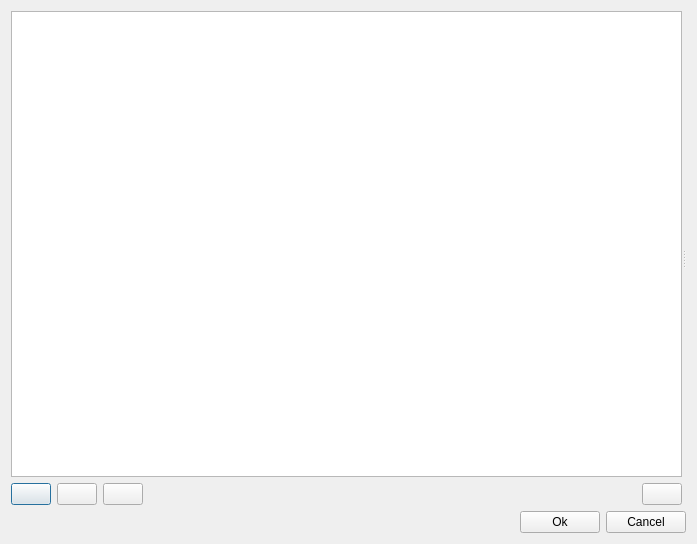
<?xml version="1.0" encoding="UTF-8"?>
<ui version="4.0">
 <class>ezQtAssetProfilesDlg</class>
 <widget class="QDialog" name="ezQtAssetProfilesDlg">
  <property name="geometry">
   <rect>
    <x>0</x>
    <y>0</y>
    <width>697</width>
    <height>544</height>
   </rect>
  </property>
  <property name="windowTitle">
   <string>Asset Profiles</string>
  </property>
  <property name="windowIcon">
   <iconset resource="../QtResources/resources.qrc">
    <normaloff>:/EditorFramework/Icons/AssetProfiles16.png</normaloff>:/EditorFramework/Icons/AssetProfiles16.png</iconset>
  </property>
  <layout class="QVBoxLayout" name="verticalLayout_3">
   <item>
    <widget class="QSplitter" name="splitter">
     <property name="orientation">
      <enum>Qt::Horizontal</enum>
     </property>
     <widget class="QWidget" name="layoutWidget">
      <layout class="QVBoxLayout" name="verticalLayout">
       <item>
        <widget class="ezQtDocumentTreeView" name="Tree"/>
       </item>
       <item>
        <layout class="QHBoxLayout" name="horizontalLayout_2">
         <item>
          <widget class="QPushButton" name="AddButton">
           <property name="toolTip">
            <string>Add an asset profile.</string>
           </property>
           <property name="text">
            <string/>
           </property>
           <property name="icon">
            <iconset resource="../../../Code/Tools/GuiFoundation/QtResources/resources.qrc">
             <normaloff>:/GuiFoundation/Icons/Add16.png</normaloff>:/GuiFoundation/Icons/Add16.png</iconset>
           </property>
          </widget>
         </item>
         <item>
          <widget class="QPushButton" name="DeleteButton">
           <property name="toolTip">
            <string>Remove the selected asset profile.</string>
           </property>
           <property name="text">
            <string/>
           </property>
           <property name="icon">
            <iconset resource="../../../Code/Tools/GuiFoundation/QtResources/resources.qrc">
             <normaloff>:/GuiFoundation/Icons/Delete16.png</normaloff>:/GuiFoundation/Icons/Delete16.png</iconset>
           </property>
          </widget>
         </item>
         <item>
          <widget class="QPushButton" name="RenameButton">
           <property name="toolTip">
            <string>Rename the selected asset profile.</string>
           </property>
           <property name="text">
            <string/>
           </property>
           <property name="icon">
            <iconset resource="../../../Code/Tools/GuiFoundation/QtResources/resources.qrc">
             <normaloff>:/GuiFoundation/Icons/Rename16.png</normaloff>:/GuiFoundation/Icons/Rename16.png</iconset>
           </property>
          </widget>
         </item>
         <item>
          <spacer name="horizontalSpacer_2">
           <property name="orientation">
            <enum>Qt::Horizontal</enum>
           </property>
           <property name="sizeHint" stdset="0">
            <size>
             <width>40</width>
             <height>20</height>
            </size>
           </property>
          </spacer>
         </item>
         <item>
          <widget class="QPushButton" name="SwitchToButton">
           <property name="toolTip">
            <string>Switch to the selected asset profile.</string>
           </property>
           <property name="text">
            <string/>
           </property>
           <property name="icon">
            <iconset resource="../QtResources/resources.qrc">
             <normaloff>:/EditorFramework/Icons/AssetProfiles16.png</normaloff>:/EditorFramework/Icons/AssetProfiles16.png</iconset>
           </property>
          </widget>
         </item>
        </layout>
       </item>
      </layout>
     </widget>
     <widget class="QWidget" name="layoutWidget1">
      <layout class="QVBoxLayout" name="verticalLayout_2">
       <item>
        <widget class="ezQtPropertyGridWidget" name="Properties" native="true"/>
       </item>
      </layout>
     </widget>
    </widget>
   </item>
   <item>
    <layout class="QHBoxLayout" name="horizontalLayout">
     <item>
      <spacer name="horizontalSpacer">
       <property name="orientation">
        <enum>Qt::Horizontal</enum>
       </property>
       <property name="sizeHint" stdset="0">
        <size>
         <width>40</width>
         <height>20</height>
        </size>
       </property>
      </spacer>
     </item>
     <item>
      <widget class="QPushButton" name="ButtonOk">
       <property name="text">
        <string>Ok</string>
       </property>
       <property name="autoDefault">
        <bool>false</bool>
       </property>
      </widget>
     </item>
     <item>
      <widget class="QPushButton" name="ButtonCancel">
       <property name="text">
        <string>Cancel</string>
       </property>
       <property name="autoDefault">
        <bool>false</bool>
       </property>
      </widget>
     </item>
    </layout>
   </item>
  </layout>
 </widget>
 <customwidgets>
  <customwidget>
   <class>ezQtPropertyGridWidget</class>
   <extends>QWidget</extends>
   <header location="global">GuiFoundation/PropertyGrid/PropertyGridWidget.moc.h</header>
   <container>1</container>
  </customwidget>
  <customwidget>
   <class>ezQtDocumentTreeView</class>
   <extends>QTreeView</extends>
   <header location="global">EditorFramework/GUI/RawDocumentTreeWidget.moc.h</header>
  </customwidget>
 </customwidgets>
 <resources>
  <include location="../../../Code/Tools/GuiFoundation/QtResources/resources.qrc"/>
  <include location="../QtResources/resources.qrc"/>
 </resources>
 <connections/>
</ui> 
